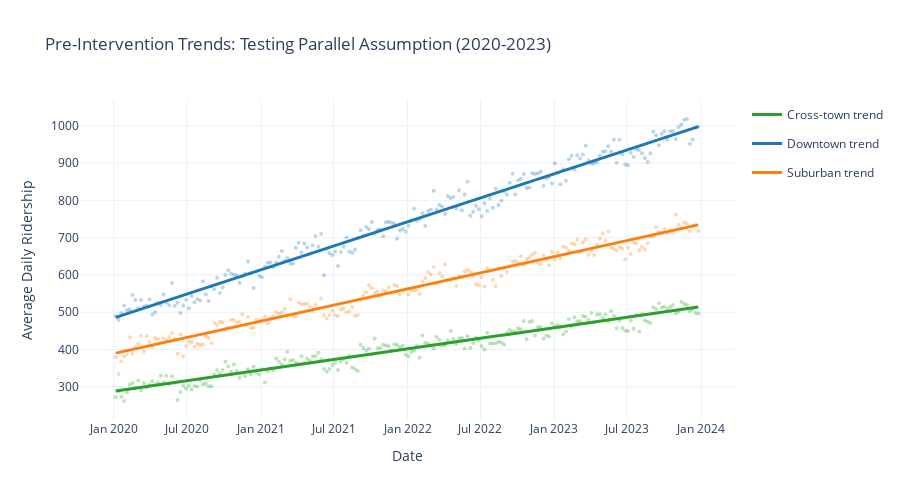

Here is the notebook cell this chart was saved with:
### Markdown cell above
### Visual Test: Pre-Trend Divergence

Plotting fitted linear trends to visualize the parallel trends violation.

### Code cell
fig = go.Figure()

for route in df['route_type'].unique():
    route_data = pre_data[pre_data['route_type'] == route].copy()
    route_data = route_data.sort_values('time')
    
    # Fit linear trend
    X = route_data['time'].values.reshape(-1, 1)
    y = route_data['avg_ridership'].values
    
    model = LinearRegression()
    model.fit(X, y)
    fitted = model.predict(X)
    
    # Plot actual data as scatter
    fig.add_trace(go.Scatter(
        x=route_data['date'],
        y=route_data['avg_ridership'],
        mode='markers',
        name=f'{route} (actual)',
        marker=dict(color=ROUTE_COLORS[route], size=4, opacity=0.3),
        showlegend=False
    ))
    
    # Plot fitted trend line
    fig.add_trace(go.Scatter(
        x=route_data['date'],
        y=fitted,
        mode='lines',
        name=f'{route} trend',
        line=dict(color=ROUTE_COLORS[route], width=3),
        legendgroup=route
    ))

fig.update_layout(
    title='Pre-Intervention Trends: Testing Parallel Assumption (2020-2023)',
    xaxis_title='Date',
    yaxis_title='Average Daily Ridership',
    height=500,
    hovermode='x unified'
)

fig.show()
fig.write_image(f"{fig_output_dir}/02_parallel_trends_test.png", scale=2)

print("\n⚠️  Visual Inspection Confirms: Trends are NOT parallel")
print("\nKey observation:")
print("  The gap between Downtown (blue) and Cross-town (green) is")
print("  systematically WIDENING throughout the pre-period.")
print("\n  This is visual evidence of divergent underlying dynamics.")

### Figure 1 — Plotly figure (JSON) as saved in the notebook; plotly's stock layout.template omitted (floating-point values rounded to 4 significant figures; data arrays with more than 128 entries replaced by an {"elided": "..."} marker saying what was removed)
{"data": [{"marker": {"color": "#2ca02c", "opacity": 0.3, "size": 4}, "mode": "markers", "name": "Cross-town (actual)", "showlegend": false, "type": "scatter", "x": {"elided": "208 str values"}, "y": {"elided": "208 float values"}}, {"legendgroup": "Cross-town", "line": {"color": "#2ca02c", "width": 3}, "mode": "lines", "name": "Cross-town trend", "type": "scatter", "x": {"elided": "208 str values"}, "y": {"elided": "208 float values"}}, {"marker": {"color": "#1f77b4", "opacity": 0.3, "size": 4}, "mode": "markers", "name": "Downtown (actual)", "showlegend": false, "type": "scatter", "x": {"elided": "208 str values"}, "y": {"elided": "208 float values"}}, {"legendgroup": "Downtown", "line": {"color": "#1f77b4", "width": 3}, "mode": "lines", "name": "Downtown trend", "type": "scatter", "x": {"elided": "208 str values"}, "y": {"elided": "208 float values"}}, {"marker": {"color": "#ff7f0e", "opacity": 0.3, "size": 4}, "mode": "markers", "name": "Suburban (actual)", "showlegend": false, "type": "scatter", "x": {"elided": "208 str values"}, "y": {"elided": "208 float values"}}, {"legendgroup": "Suburban", "line": {"color": "#ff7f0e", "width": 3}, "mode": "lines", "name": "Suburban trend", "type": "scatter", "x": {"elided": "208 str values"}, "y": {"elided": "208 float values"}}], "layout": {"height": 500, "hovermode": "x unified", "title": {"text": "Pre-Intervention Trends: Testing Parallel Assumption (2020-2023)"}, "xaxis": {"title": {"text": "Date"}}, "yaxis": {"title": {"text": "Average Daily Ridership"}}}}
